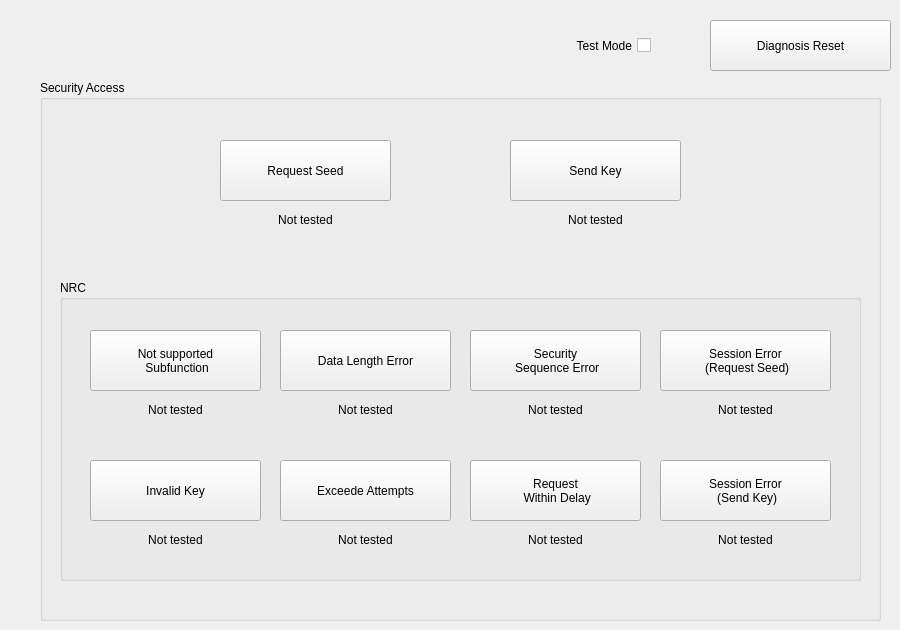
    <widget class="QWidget" name="diagnosis_secu_acc">
     <attribute name="title">
      <string>Diagnosis - Security Access</string>
     </attribute>
     <widget class="QGroupBox" name="secu_box">
      <property name="geometry">
       <rect>
        <x>40</x>
        <y>80</y>
        <width>841</width>
        <height>541</height>
       </rect>
      </property>
      <property name="title">
       <string>Security Access</string>
      </property>
      <widget class="QGroupBox" name="secu_nrc_box">
       <property name="geometry">
        <rect>
         <x>20</x>
         <y>200</y>
         <width>801</width>
         <height>301</height>
        </rect>
       </property>
       <property name="title">
        <string>NRC</string>
       </property>
       <widget class="QPushButton" name="btn_sec_nrc_12">
        <property name="geometry">
         <rect>
          <x>30</x>
          <y>50</y>
          <width>171</width>
          <height>61</height>
         </rect>
        </property>
        <property name="text">
         <string>Not supported 
 Subfunction</string>
        </property>
       </widget>
       <widget class="QLabel" name="label_sec_nrc_12">
        <property name="geometry">
         <rect>
          <x>30</x>
          <y>120</y>
          <width>171</width>
          <height>20</height>
         </rect>
        </property>
        <property name="text">
         <string>Not tested</string>
        </property>
        <property name="alignment">
         <set>Qt::AlignCenter</set>
        </property>
       </widget>
       <widget class="QPushButton" name="btn_sec_nrc_13">
        <property name="geometry">
         <rect>
          <x>220</x>
          <y>50</y>
          <width>171</width>
          <height>61</height>
         </rect>
        </property>
        <property name="text">
         <string>Data Length Error</string>
        </property>
       </widget>
       <widget class="QLabel" name="label_sec_nrc_13">
        <property name="geometry">
         <rect>
          <x>220</x>
          <y>120</y>
          <width>171</width>
          <height>20</height>
         </rect>
        </property>
        <property name="text">
         <string>Not tested</string>
        </property>
        <property name="alignment">
         <set>Qt::AlignCenter</set>
        </property>
       </widget>
       <widget class="QPushButton" name="btn_sec_nrc_35">
        <property name="geometry">
         <rect>
          <x>30</x>
          <y>180</y>
          <width>171</width>
          <height>61</height>
         </rect>
        </property>
        <property name="text">
         <string>Invalid Key</string>
        </property>
       </widget>
       <widget class="QLabel" name="label_sec_nrc_35">
        <property name="geometry">
         <rect>
          <x>30</x>
          <y>250</y>
          <width>171</width>
          <height>20</height>
         </rect>
        </property>
        <property name="text">
         <string>Not tested</string>
        </property>
        <property name="alignment">
         <set>Qt::AlignCenter</set>
        </property>
       </widget>
       <widget class="QLabel" name="label_sec_nrc_36">
        <property name="geometry">
         <rect>
          <x>220</x>
          <y>250</y>
          <width>171</width>
          <height>20</height>
         </rect>
        </property>
        <property name="text">
         <string>Not tested</string>
        </property>
        <property name="alignment">
         <set>Qt::AlignCenter</set>
        </property>
       </widget>
       <widget class="QPushButton" name="btn_sec_nrc_36">
        <property name="geometry">
         <rect>
          <x>220</x>
          <y>180</y>
          <width>171</width>
          <height>61</height>
         </rect>
        </property>
        <property name="text">
         <string>Exceede Attempts</string>
        </property>
       </widget>
       <widget class="QPushButton" name="btn_sec_nrc_24">
        <property name="geometry">
         <rect>
          <x>410</x>
          <y>50</y>
          <width>171</width>
          <height>61</height>
         </rect>
        </property>
        <property name="text">
         <string>Security 
 Sequence Error</string>
        </property>
       </widget>
       <widget class="QLabel" name="label_sec_nrc_24">
        <property name="geometry">
         <rect>
          <x>410</x>
          <y>120</y>
          <width>171</width>
          <height>20</height>
         </rect>
        </property>
        <property name="text">
         <string>Not tested</string>
        </property>
        <property name="alignment">
         <set>Qt::AlignCenter</set>
        </property>
       </widget>
       <widget class="QPushButton" name="btn_sec_nrc_37">
        <property name="geometry">
         <rect>
          <x>410</x>
          <y>180</y>
          <width>171</width>
          <height>61</height>
         </rect>
        </property>
        <property name="text">
         <string>Request 
 Within Delay</string>
        </property>
       </widget>
       <widget class="QLabel" name="label_sec_nrc_37">
        <property name="geometry">
         <rect>
          <x>410</x>
          <y>250</y>
          <width>171</width>
          <height>20</height>
         </rect>
        </property>
        <property name="text">
         <string>Not tested</string>
        </property>
        <property name="alignment">
         <set>Qt::AlignCenter</set>
        </property>
       </widget>
       <widget class="QPushButton" name="btn_sec_nrc_7f_req">
        <property name="geometry">
         <rect>
          <x>600</x>
          <y>50</y>
          <width>171</width>
          <height>61</height>
         </rect>
        </property>
        <property name="text">
         <string>Session Error 
 (Request Seed)</string>
        </property>
       </widget>
       <widget class="QPushButton" name="btn_sec_nrc_7f_send">
        <property name="geometry">
         <rect>
          <x>600</x>
          <y>180</y>
          <width>171</width>
          <height>61</height>
         </rect>
        </property>
        <property name="text">
         <string>Session Error 
 (Send Key)</string>
        </property>
       </widget>
       <widget class="QLabel" name="label_sec_nrc_7f_send">
        <property name="geometry">
         <rect>
          <x>600</x>
          <y>250</y>
          <width>171</width>
          <height>20</height>
         </rect>
        </property>
        <property name="text">
         <string>Not tested</string>
        </property>
        <property name="alignment">
         <set>Qt::AlignCenter</set>
        </property>
       </widget>
       <widget class="QLabel" name="label_sec_nrc_7f_req">
        <property name="geometry">
         <rect>
          <x>600</x>
          <y>120</y>
          <width>171</width>
          <height>20</height>
         </rect>
        </property>
        <property name="text">
         <string>Not tested</string>
        </property>
        <property name="alignment">
         <set>Qt::AlignCenter</set>
        </property>
       </widget>
      </widget>
      <widget class="QLabel" name="label_sec_req_seed">
       <property name="geometry">
        <rect>
         <x>180</x>
         <y>130</y>
         <width>171</width>
         <height>20</height>
        </rect>
       </property>
       <property name="text">
        <string>Not tested</string>
       </property>
       <property name="alignment">
        <set>Qt::AlignCenter</set>
       </property>
      </widget>
      <widget class="QPushButton" name="btn_sec_req_seed">
       <property name="geometry">
        <rect>
         <x>180</x>
         <y>60</y>
         <width>171</width>
         <height>61</height>
        </rect>
       </property>
       <property name="text">
        <string>Request Seed</string>
       </property>
      </widget>
      <widget class="QPushButton" name="btn_sec_send_key">
       <property name="geometry">
        <rect>
         <x>470</x>
         <y>60</y>
         <width>171</width>
         <height>61</height>
        </rect>
       </property>
       <property name="text">
        <string>Send Key</string>
       </property>
      </widget>
      <widget class="QLabel" name="label_sec_send_key">
       <property name="geometry">
        <rect>
         <x>470</x>
         <y>130</y>
         <width>171</width>
         <height>20</height>
        </rect>
       </property>
       <property name="text">
        <string>Not tested</string>
       </property>
       <property name="alignment">
        <set>Qt::AlignCenter</set>
       </property>
      </widget>
     </widget>
     <widget class="QPushButton" name="btn_diag_reset_sec">
      <property name="geometry">
       <rect>
        <x>710</x>
        <y>20</y>
        <width>181</width>
        <height>51</height>
       </rect>
      </property>
      <property name="text">
       <string>Diagnosis Reset</string>
      </property>
     </widget>
     <widget class="QCheckBox" name="chkbox_diag_test_mode_sec">
      <property name="geometry">
       <rect>
        <x>510</x>
        <y>30</y>
        <width>141</width>
        <height>31</height>
       </rect>
      </property>
      <property name="layoutDirection">
       <enum>Qt::RightToLeft</enum>
      </property>
      <property name="text">
       <string>Test Mode</string>
      </property>
     </widget>
    </widget>
